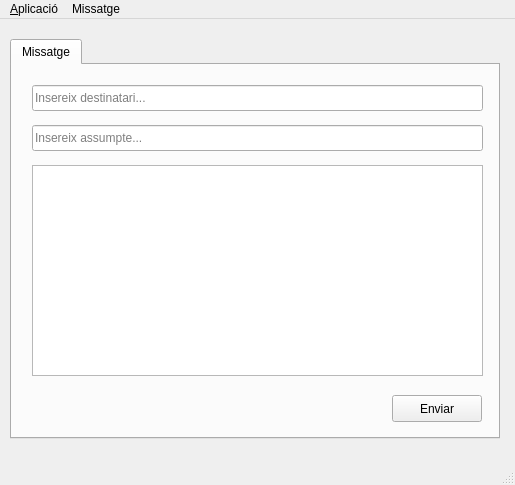
<?xml version="1.0" encoding="UTF-8"?>
<ui version="4.0">
 <class>MainWindow</class>
 <widget class="QMainWindow" name="MainWindow">
  <property name="geometry">
   <rect>
    <x>0</x>
    <y>0</y>
    <width>515</width>
    <height>485</height>
   </rect>
  </property>
  <property name="minimumSize">
   <size>
    <width>515</width>
    <height>485</height>
   </size>
  </property>
  <property name="maximumSize">
   <size>
    <width>515</width>
    <height>485</height>
   </size>
  </property>
  <property name="contextMenuPolicy">
   <enum>Qt::DefaultContextMenu</enum>
  </property>
  <property name="windowTitle">
   <string>Exercici 9</string>
  </property>
  <widget class="QWidget" name="centralwidget">
   <widget class="QTabWidget" name="tabWidget">
    <property name="geometry">
     <rect>
      <x>10</x>
      <y>20</y>
      <width>490</width>
      <height>400</height>
     </rect>
    </property>
    <property name="minimumSize">
     <size>
      <width>490</width>
      <height>400</height>
     </size>
    </property>
    <property name="maximumSize">
     <size>
      <width>490</width>
      <height>400</height>
     </size>
    </property>
    <property name="currentIndex">
     <number>0</number>
    </property>
    <widget class="QWidget" name="Missatge">
     <attribute name="title">
      <string>Missatge</string>
     </attribute>
     <widget class="QLineEdit" name="destinatari">
      <property name="geometry">
       <rect>
        <x>20</x>
        <y>20</y>
        <width>451</width>
        <height>26</height>
       </rect>
      </property>
      <property name="placeholderText">
       <string>Insereix destinatari...</string>
      </property>
     </widget>
     <widget class="QLineEdit" name="assumpte">
      <property name="geometry">
       <rect>
        <x>20</x>
        <y>60</y>
        <width>451</width>
        <height>26</height>
       </rect>
      </property>
      <property name="placeholderText">
       <string>Insereix assumpte...</string>
      </property>
     </widget>
     <widget class="QTextEdit" name="missatge">
      <property name="geometry">
       <rect>
        <x>20</x>
        <y>100</y>
        <width>451</width>
        <height>211</height>
       </rect>
      </property>
     </widget>
     <widget class="QPushButton" name="bEnviar">
      <property name="geometry">
       <rect>
        <x>380</x>
        <y>330</y>
        <width>90</width>
        <height>27</height>
       </rect>
      </property>
      <property name="text">
       <string>Enviar</string>
      </property>
     </widget>
    </widget>
   </widget>
  </widget>
  <widget class="QStatusBar" name="statusbar">
   <property name="minimumSize">
    <size>
     <width>515</width>
     <height>22</height>
    </size>
   </property>
   <property name="maximumSize">
    <size>
     <width>515</width>
     <height>22</height>
    </size>
   </property>
  </widget>
  <widget class="QMenuBar" name="menubar">
   <property name="geometry">
    <rect>
     <x>0</x>
     <y>0</y>
     <width>515</width>
     <height>24</height>
    </rect>
   </property>
   <widget class="QMenu" name="menuAplicaci">
    <property name="title">
     <string>&amp;Aplicació</string>
    </property>
    <addaction name="actionSortir"/>
   </widget>
   <widget class="QMenu" name="menuMissatge">
    <property name="title">
     <string>Missatge</string>
    </property>
    <addaction name="actionEsborra"/>
    <addaction name="actionEnvia"/>
   </widget>
   <addaction name="menuAplicaci"/>
   <addaction name="menuMissatge"/>
  </widget>
  <action name="actionSortir">
   <property name="text">
    <string>&amp;Sortir</string>
   </property>
  </action>
  <action name="actionEsborra">
   <property name="text">
    <string>&amp;Esborra</string>
   </property>
  </action>
  <action name="actionEnvia">
   <property name="text">
    <string>E&amp;nvia</string>
   </property>
  </action>
 </widget>
 <resources/>
 <connections/>
</ui>
